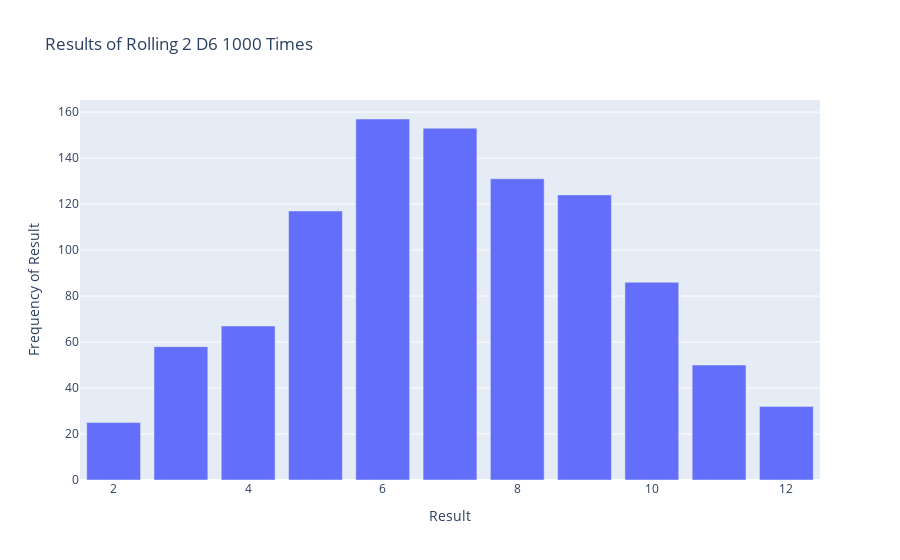

Here is the notebook cell this chart was saved with:
### Code cell
# 15.6-15.10
import plotly.express as px
import matplotlib.pyplot as plt
from random import seed
seed(10)

class Dies(Die):
    """A class representing multiple dies."""

    def __init__(self, num_dies, num_sides, operation='add'):
        """ Assume six-sided die. """
        
        super().__init__(num_sides=6)

        # Adjust dice number in 15.7
        self.num_dies = num_dies
        # Adjust sides number in 15.6
        self.num_sides = num_sides
        # Adjust operation in 15.8
        self.operation = operation

        # Calculate min and max result based on operation
        if self.operation == 'add':
            self.min_result = num_dies
            self.max_result = num_dies*num_sides
        elif self.operation == 'multiply':
            self.min_result = 1
            self.max_result = num_sides**num_dies
    
    def dies(self):
        """Return a result for all dies in one roll."""

        if self.operation == 'add':
            result = 0
            for num_die in range(self.num_dies):
                result += self.roll()
        elif self.operation == 'multiply':
            result = 1
            for num_die in range(self.num_dies):
                result *= self.roll()
        return result

    def rolls(self, num_rolls):
        """Return results for all dies in all rolls."""

        self.num_rolls = num_rolls
        """
        results = []
        for roll_num in range(self.num_rolls):
            result = self.dies()
            results.append(result)
        """
        # List comprehensions in 15.9
        results = [self.dies() for roll_num in range(self.num_rolls)]
        return results

# Roll multiple dies for multiple rolls
dies = Dies(num_dies=2, num_sides=6)
results = dies.rolls( num_rolls = 1000)

# Analyze the results.
poss_results = range(dies.min_result, dies.max_result+1)
"""
frequencies = []
for value in poss_results:
    frequency = results.count(value)
    frequencies.append(frequency)
"""
# List comprehensions in 15.9
frequencies = [results.count(value) for value in poss_results]

# Visualize the results.
title = f"Results of Rolling {dies.num_dies} D{dies.num_sides} {dies.num_rolls} Times"
labels = {'x': 'Result', 'y': 'Frequency of Result'}
fig = px.bar(x=poss_results, y=frequencies, title=title, labels=labels)

# Further customize chart.
#fig.update_layout(xaxis_dtick=1)

fig.show()
#fig.write_html('dice_visual.html')

# 15.10 practiving_with_both_libraries.py
"""Use Matplotlib to make a die-rolling visualization."""
plt.style.use('seaborn-v0_8')
fig, ax = plt.subplots()
ax.bar(poss_results, frequencies)
plt.xlabel('Result')
plt.ylabel('Frequency of Result')
plt.title(title)
plt.show()

### Figure 1 — Plotly figure (JSON) as saved in the notebook; plotly's stock layout.template omitted (floating-point values rounded to 4 significant figures)
{"data": [{"alignmentgroup": "True", "hovertemplate": "Result=%{x}<br>Frequency of Result=%{y}<extra></extra>", "legendgroup": "", "marker": {"color": "#636efa", "pattern": {"shape": ""}}, "name": "", "offsetgroup": "", "orientation": "v", "showlegend": false, "textposition": "auto", "type": "bar", "x": [2, 3, 4, 5, 6, 7, 8, 9, 10, 11, 12], "xaxis": "x", "y": [25, 58, 67, 117, 157, 153, 131, 124, 86, 50, 32], "yaxis": "y"}], "layout": {"barmode": "relative", "legend": {"tracegroupgap": 0}, "title": {"text": "Results of Rolling 2 D6 1000 Times"}, "xaxis": {"anchor": "y", "domain": [0, 1], "title": {"text": "Result"}}, "yaxis": {"anchor": "x", "domain": [0, 1], "title": {"text": "Frequency of Result"}}}}
